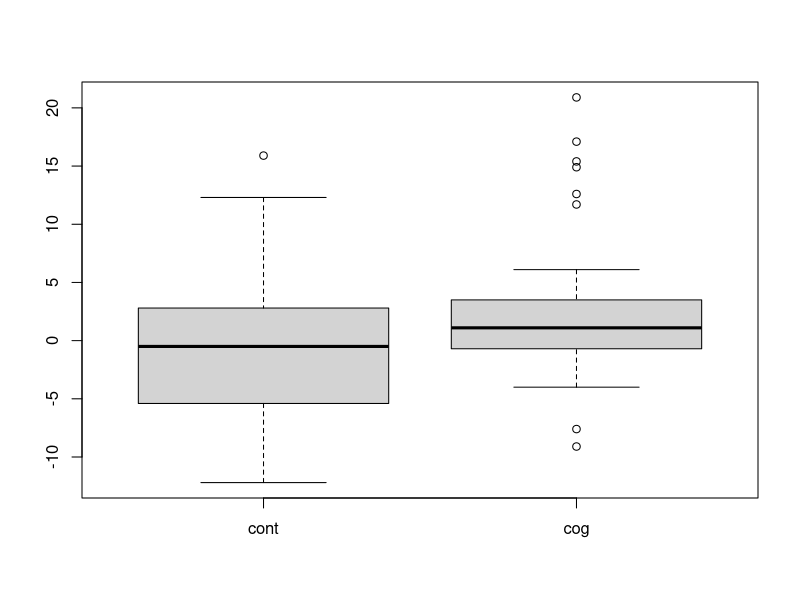

The R script that drew this image:
setwd("C:/Users/USER/Documents/GitHub/nus/ST1131 Introduction to Statistics and Statistical Computing/tut/tut8")

df = read.csv("Anorexia.csv")

cont = df[df$therapy == "cont",c(3)]
cog = df[df$therapy == "cog",c(3)]
combined = cbind(cont,cog)
boxplot(combined,beside=T)

#looks effective as the change of weight is smaller

# Data collected has to be truly random, the group the people are in are categorical while the change in weight is qualitative

mu_cont = mean(cont)
mu_cog = mean(cog)
sd_cont = sd(cont)
sd_cog = sd(cog)
n_cont = length(cont)
n_cog = length(cog)

var.test(cont,cog)
sad = ((n_cont-1)*(sd_cont**2)+(n_cog-1)*(sd_cog**2))
sp = sqrt(sad/(n_cont+n_cog-2))
se = sp * (sqrt(1/33 + 1/32))
t = (mu_cont - mu_cog)/se
pt(t,65-2) * 2
